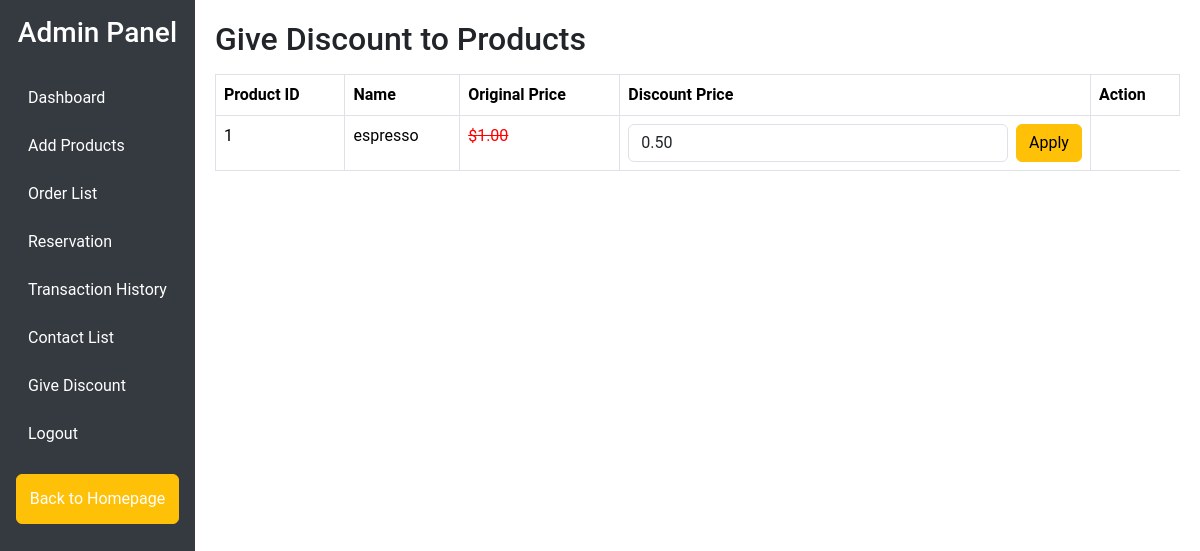
Page /give_discount.php (signed in) on the committed database.
### tables this page shows
CREATE TABLE `products` (
  `id` int(11) NOT NULL,
  `name` varchar(100) NOT NULL,
  `image` varchar(255) NOT NULL,
  `price` decimal(10,2) NOT NULL,
  `description` text DEFAULT NULL,
  `created_at` timestamp NOT NULL DEFAULT current_timestamp(),
  `discount_price` decimal(10,2) DEFAULT NULL
);

### give_discount.php (the view, shortened to what this page needs)
<?php
include 'config.php';
$products = $conn->query("SELECT * FROM products ORDER BY id DESC");
?>
<!DOCTYPE html>
<html lang="en">
<head>
    <link href="https://cdn.jsdelivr.net/npm/bootstrap@5.3.3/dist/css/bootstrap.min.css" rel="stylesheet">
</head>
<body>
<div class="d-flex">
    <div class="sidebar p-3">
        <h3 class="text-white text-center mb-4">Admin Panel</h3>
        <a href="admin_dashboard.php">Dashboard</a>
        <a href="add_products.php">Add Products</a>
        <a href="order_list.php">Order List</a>
        <a href="seats_to_reserve.php">Reservation</a>
        <a href="transaction_history.php">Transaction History</a>
        <a href="contact_list.php" >Contact List</a>
        <a href="give_discount.php" class="active">Give Discount</a>
        <a href="logout.php">Logout</a>
        <a href="index.php" class="mt-3 btn btn-warning w-100 text-center">Back to Homepage</a>
    </div>
    <div class="content flex-grow-1">
        <h2>Give Discount to Products</h2>
        <table class="table table-bordered mt-3">
            <thead>
                <tr>
                    <th>Product ID</th>
                    <th>Name</th>
                    <th>Original Price</th>
                    <th>Discount Price</th>
                    <th>Action</th>
                </tr>
            </thead>
            <tbody>
                <?php while($p = $products->fetch_assoc()): ?>
                    <tr>
                        <td><?php echo htmlspecialchars($p['id'], ENT_QUOTES); ?></td>
                        <td><?php echo htmlspecialchars($p['name'], ENT_QUOTES); ?></td>
                        <td>
                            <?php if($p['discount_price']): ?>
                                <span class="old-price">$<?php echo htmlspecialchars($p['price'], ENT_QUOTES); ?></span>
                            <?php else: ?>
                                $<?php echo htmlspecialchars($p['price'], ENT_QUOTES); ?>
                            <?php endif; ?>
                        </td>
                        <td>
                            <form method="post" class="d-flex">
                                <input type="number" step="0.01" min="0" name="discount_price" class="form-control me-2"
                                       value="<?php echo htmlspecialchars($p['discount_price'] ?: $p['price'], ENT_QUOTES); ?>" required>
                                <button type="submit" name="apply_discount" class="btn btn-warning">Apply</button>
                            </form>
                        </td>
                    </tr>
                <?php endwhile; ?>
            </tbody>
        </table>
    </div>
</div>
</body>
</html>

### give_discount.php (style rules this page uses)
body { font-family: 'Roboto', sans-serif; }
.sidebar { min-height: 100vh; background-color: #343a40; }
.sidebar a { color: white; text-decoration: none; display: block; padding: 12px; }
.content { padding: 20px; }
.old-price { text-decoration: line-through; color: red; }

### rows in the picture
products: id "1", name "espresso", price "1.00", discount_price "0.50"
